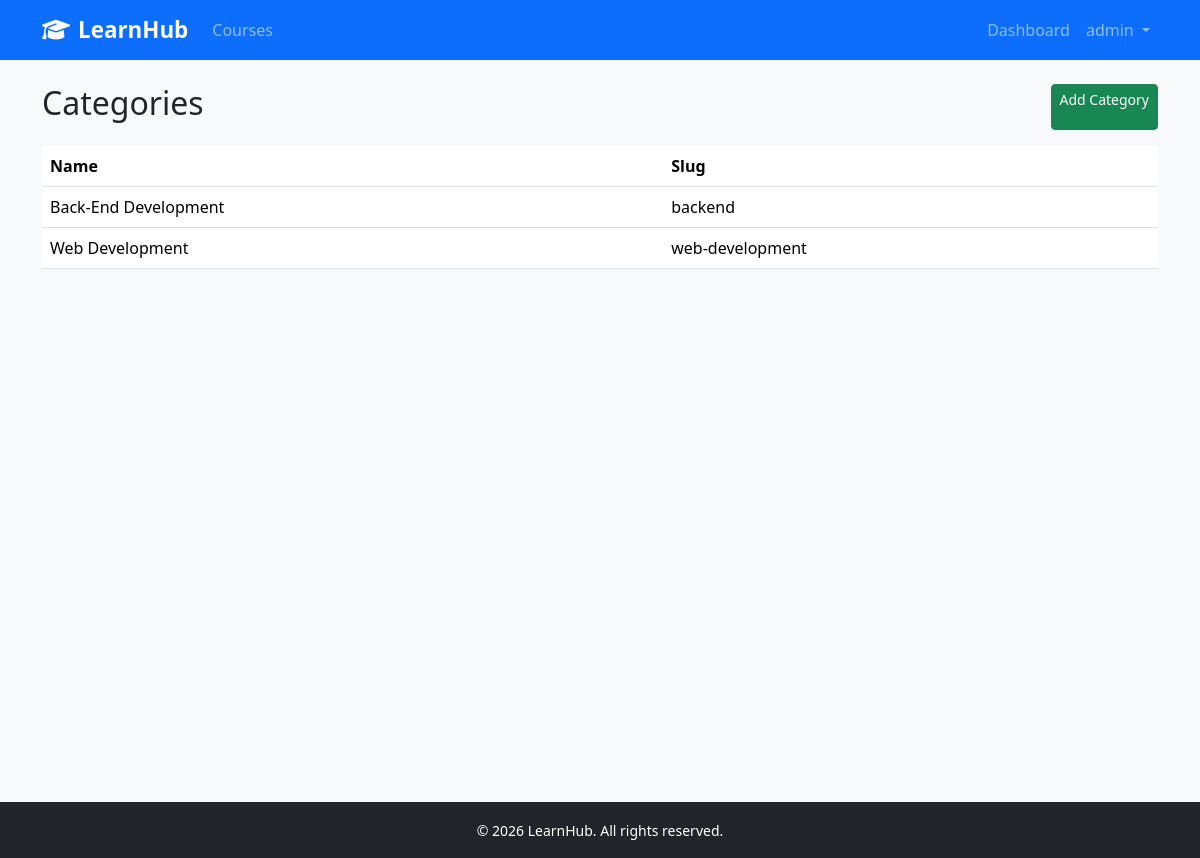
Page /courses/categories/ (signed in) on the committed database.
### accounts/models.py (models this page shows, shortened)
class User(AbstractUser):
    ROLE_CHOICES = [
        ("student", "Student"),
        ("instructor", "Instructor"),
        ("employee", "Employee"),
    ]
    role = models.CharField(max_length=20, choices=ROLE_CHOICES, default="student")
    avatar = models.ImageField(upload_to="avatars/", blank=True, null=True)
    bio = models.TextField(blank=True)

### courses/models.py (models this page shows, shortened)
class Category(models.Model):
    name = models.CharField(max_length=100, unique=True)
    slug = models.SlugField(unique=True)
    description = models.TextField(blank=True)
    icon = models.CharField(max_length=50, blank=True, help_text="CSS icon class e.g. fa-code")
    class Meta:
        verbose_name_plural = "Categories"
        ordering = ["name"]

### courses/views.py (the view)
# urls.py: path("categories/", views.category_list, name="category_list"),
@login_required
def category_list(request):
    if request.user.role != "employee":
        messages.error(request, "Permission denied.")
        return redirect("courses:course_list")
    categories = Category.objects.all()
    return render(request, "courses/category_list.html", {"categories": categories})

### templates/courses/category_list.html
{% extends "base.html" %}{% block title %}Categories{% endblock %}
{% block content %}
<div class="d-flex justify-content-between mb-3"><h2>Categories</h2><a href="{% url 'courses:category_create' %}" class="btn btn-success btn-sm">Add Category</a></div>
<table class="table"><thead><tr><th>Name</th><th>Slug</th></tr></thead><tbody>
{% for cat in categories %}<tr><td>{{ cat.name }}</td><td>{{ cat.slug }}</td></tr>{% endfor %}
</tbody></table>{% endblock %}

### templates/base.html (shortened to what this page needs)
<!DOCTYPE html>
<html lang="en">
<head>
  <link rel="stylesheet" href="https://cdn.jsdelivr.net/npm/bootstrap@5.3.3/dist/css/bootstrap.min.css" />
  <link rel="stylesheet" href="https://cdnjs.cloudflare.com/ajax/libs/font-awesome/6.5.0/css/all.min.css" />
  <link rel="stylesheet" href="/static/css/main.css" />
</head>
<body>
<nav class="navbar navbar-expand-lg navbar-dark bg-primary">
  <div class="container">
    {% if user.is_authenticated %}
  {% if user.role == "student" %}
    <a class="navbar-brand fw-bold" href="{% url 'accounts:student_dashboard' %}">
  {% elif user.role == "instructor" %}
    <a class="navbar-brand fw-bold" href="{% url 'accounts:instructor_dashboard' %}">
  {% elif user.role == "employee" %}
    <a class="navbar-brand fw-bold" href="{% url 'accounts:employee_dashboard' %}">
  {% endif %}
{% else %}
  <a class="navbar-brand fw-bold" href="{% url 'courses:course_list' %}">
{% endif %}
  <i class="fa fa-graduation-cap me-2"></i>LearnHub
</a>
    <div class="collapse navbar-collapse" id="nav">
      <ul class="navbar-nav me-auto">
        <li class="nav-item">
          <a class="nav-link" href="{% url 'courses:course_list' %}">Courses</a>
        </li>
      </ul>
      <ul class="navbar-nav">
        {% if user.is_authenticated %}
          <li class="nav-item">
            {% if user.role == 'student' %}
              <a class="nav-link" href="{% url 'accounts:student_dashboard' %}">Dashboard</a>
            {% elif user.role == 'instructor' %}
              <a class="nav-link" href="{% url 'accounts:instructor_dashboard' %}">Dashboard</a>
            {% elif user.role == 'employee' %}
              <a class="nav-link" href="{% url 'accounts:employee_dashboard' %}">Dashboard</a>
            {% endif %}
          </li>
          <li class="nav-item dropdown">
            <a class="nav-link dropdown-toggle" href="#" data-bs-toggle="dropdown">
              {{ user.get_full_name|default:user.username }}
            </a>
          </li>
        {% else %}
          <li class="nav-item"><a class="nav-link" href="{% url 'accounts:login' %}">Login</a></li>
          <li class="nav-item"><a class="nav-link" href="{% url 'accounts:register_student' %}">Register</a></li>
        {% endif %}
      </ul>
    </div>
  </div>
</nav>
<main class="container my-4">
  {% block content %}{% endblock %}
</main>
<footer class="bg-dark text-white text-center py-3 mt-5">
  <small>&copy; 2026 LearnHub. All rights reserved.</small>
</footer>
</body>
</html>

### static/css/main.css (style rules this page uses)
body { background-color: #f8f9fa; }
.navbar-brand { font-size: 1.4rem; }
main.container { min-height: calc(100vh - 130px); }

### rows in the picture
User: get_full_name "admin"
Category: name "Back-End Development", slug "backend"
Category: name "Web Development", slug "web-development"
